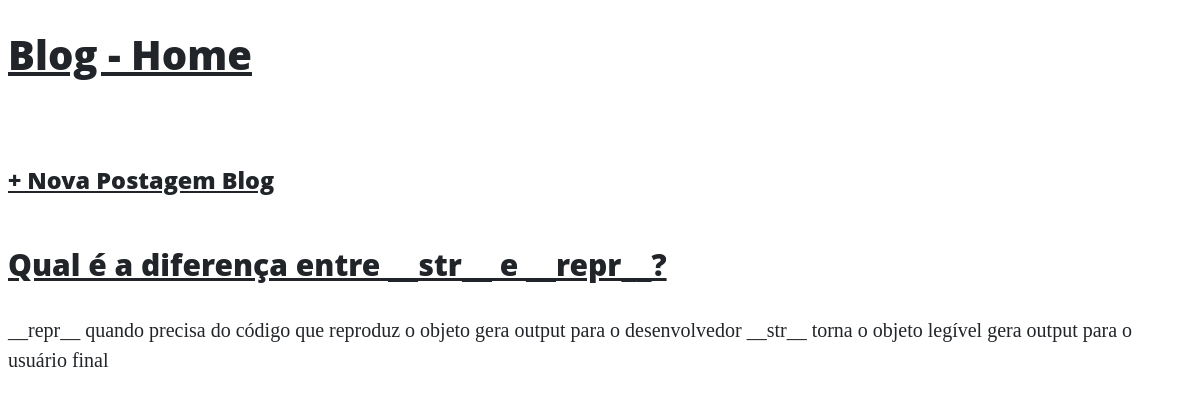
The app's page /, older data.
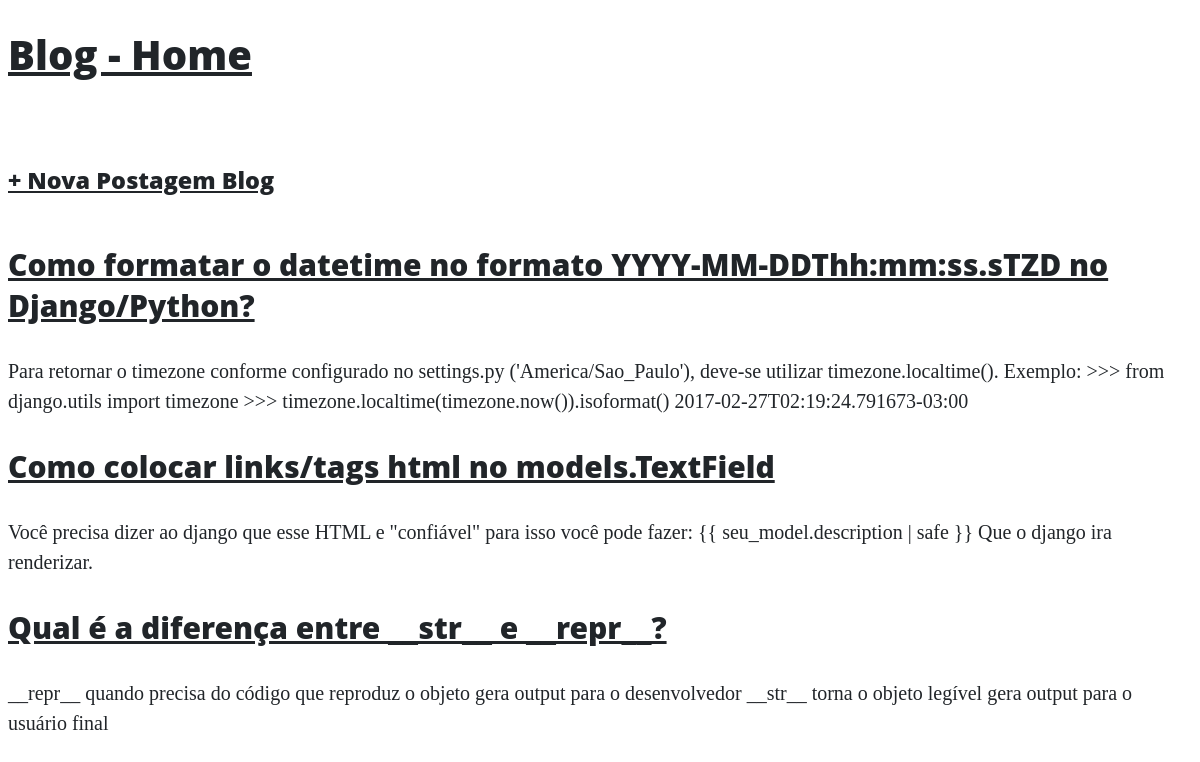
The same page, newer data.
### Blog/models.py (models this page shows, shortened)
class Post(models.Model):
    STATUS = (
        ('rascunho', 'Rascunho'),
        ('publicado', 'Publicado'),
    )
    titulo = models.CharField(max_length=250)
    slug = models.SlugField(max_length=250)
    autor = models.ForeignKey(User,
                              on_delete=models.CASCADE)
    conteudo = models.TextField()
    publicado = models.DateTimeField(default=timezone.now())
    criado = models.DateTimeField(auto_now_add=True)
    alterado = models.DateTimeField(auto_now=True)
    status = models.CharField(max_length=10,
                              choices=STATUS,
                              default='rascunho')
    object = models.Manager()
    published = PublishedManager()
    def get_absolute_url(self):
        return reverse('post_detail', args=[self.slug])
    class Meta:
        ordering = ('-publicado',)

### Blog/views.py (the view)
# urls.py: path('', views.BlogListView.as_view(), name='home'),
class BlogListView(ListView):
    model = Post
    template_name = "blog/home.html"

### Blog/templates/blog/home.html (shortened to what this page needs)
{% extends 'base.html' %}
{% block content %}
    {% for post in object_list %}
        <div class="post-entry">
            <h2><a href="{{post.get_absolute_url}}">{{ post.titulo }}</a> </h2>
            <p>{{ post.conteudo }}</p>
        </div>
    {% endfor %}
{% endblock content %}

### templates/base.html (shortened to what this page needs)
{% load static %}
<!DOCTYPE html>
<html lang="pt-br">
<head>
    <link rel="stylesheet" href="{% static '/css/style.css' %}">
</head>
<body>
    <header>
        <div class="nav-left">
            <h1><a href="/">Blog - Home</a></h1>
        </div>
        <div class="nav-right">
            <h3><a href="{% url 'post_new' %}"> + Nova Postagem Blog</a> </h3>
        </div>
    </header>
    <div class="container">
        {% block content %} {% endblock content %}
    </div>
</body>
</html>

### static/css/style.css (style rules this page uses)
body { font-size: 20px; color: #212529; font-family: 'Lora', 'Times New Roman', serif; }
p { line-height: 1.5; margin: 30px 0; }
h1, h2, h3, h4, h5, h6 { font-weight: 800; font-family: 'Open Sans', 'Helvetica Neue', Helvetica, Arial, sans-serif; }
a { color: #212529; -webkit-transition: all 0.2s; transition: all 0.2s; }
.nav-left { margin-right:auto; }
.nav-right { display:flex; padding-top: 2rem; }

Row changes from the older to the newer data that the page shows:
added Post: titulo "Como formatar o datetime no formato YYYY-MM-DDThh:mm:ss.sTZD no Django/Python?", conteudo "Para retornar o timezone conforme configurado no settings.py ('America/Sao_Paulo'), deve-se utilizar timezone.localtime(). Exemplo: >>> from django.utils import timezone >>> timezone.localtime(timezone.now()).isoformat() 2017-02-27T02:19:24.791673-03:00"
added Post: titulo "Como colocar links/tags html no models.TextField", conteudo "Você precisa dizer ao django que esse HTML e \"confiável\" para isso você pode fazer: {{ seu_model.description | safe }} Que o django ira renderizar."
